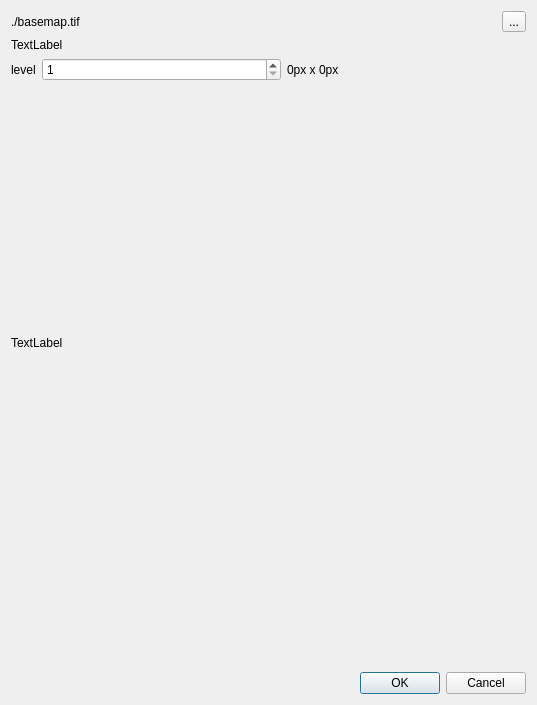
<ui version="4.0" >
 <class>IDlgCreateWorldBasemap</class>
 <widget class="QDialog" name="IDlgCreateWorldBasemap" >
  <property name="geometry" >
   <rect>
    <x>0</x>
    <y>0</y>
    <width>537</width>
    <height>705</height>
   </rect>
  </property>
  <property name="windowTitle" >
   <string>Dialog</string>
  </property>
  <layout class="QVBoxLayout" name="verticalLayout" >
   <item>
    <layout class="QHBoxLayout" name="horizontalLayout_2" >
     <item>
      <widget class="QLabel" name="label_3" >
       <property name="text" >
        <string>./basemap.tif</string>
       </property>
      </widget>
     </item>
     <item>
      <widget class="QToolButton" name="toolButton" >
       <property name="text" >
        <string>...</string>
       </property>
      </widget>
     </item>
    </layout>
   </item>
   <item>
    <widget class="QLabel" name="label" >
     <property name="text" >
      <string>TextLabel</string>
     </property>
    </widget>
   </item>
   <item>
    <layout class="QHBoxLayout" name="horizontalLayout" >
     <item>
      <widget class="QLabel" name="label_2" >
       <property name="sizePolicy" >
        <sizepolicy vsizetype="Preferred" hsizetype="Maximum" >
         <horstretch>0</horstretch>
         <verstretch>0</verstretch>
        </sizepolicy>
       </property>
       <property name="text" >
        <string>level</string>
       </property>
      </widget>
     </item>
     <item>
      <widget class="QSpinBox" name="spinLevel" >
       <property name="minimum" >
        <number>1</number>
       </property>
       <property name="maximum" >
        <number>8</number>
       </property>
      </widget>
     </item>
     <item>
      <widget class="QLabel" name="labelDimensions" >
       <property name="text" >
        <string>0px x 0px</string>
       </property>
      </widget>
     </item>
    </layout>
   </item>
   <item>
    <widget class="QLabel" name="labelPreview" >
     <property name="sizePolicy" >
      <sizepolicy vsizetype="Fixed" hsizetype="Fixed" >
       <horstretch>0</horstretch>
       <verstretch>0</verstretch>
      </sizepolicy>
     </property>
     <property name="minimumSize" >
      <size>
       <width>512</width>
       <height>512</height>
      </size>
     </property>
     <property name="text" >
      <string>TextLabel</string>
     </property>
    </widget>
   </item>
   <item>
    <spacer name="verticalSpacer" >
     <property name="orientation" >
      <enum>Qt::Vertical</enum>
     </property>
     <property name="sizeHint" stdset="0" >
      <size>
       <width>20</width>
       <height>40</height>
      </size>
     </property>
    </spacer>
   </item>
   <item>
    <widget class="QDialogButtonBox" name="buttonBox" >
     <property name="orientation" >
      <enum>Qt::Horizontal</enum>
     </property>
     <property name="standardButtons" >
      <set>QDialogButtonBox::Cancel|QDialogButtonBox::Ok</set>
     </property>
    </widget>
   </item>
  </layout>
 </widget>
 <resources/>
 <connections>
  <connection>
   <sender>buttonBox</sender>
   <signal>accepted()</signal>
   <receiver>IDlgCreateWorldBasemap</receiver>
   <slot>accept()</slot>
   <hints>
    <hint type="sourcelabel" >
     <x>248</x>
     <y>254</y>
    </hint>
    <hint type="destinationlabel" >
     <x>157</x>
     <y>274</y>
    </hint>
   </hints>
  </connection>
  <connection>
   <sender>buttonBox</sender>
   <signal>rejected()</signal>
   <receiver>IDlgCreateWorldBasemap</receiver>
   <slot>reject()</slot>
   <hints>
    <hint type="sourcelabel" >
     <x>316</x>
     <y>260</y>
    </hint>
    <hint type="destinationlabel" >
     <x>286</x>
     <y>274</y>
    </hint>
   </hints>
  </connection>
 </connections>
</ui>
